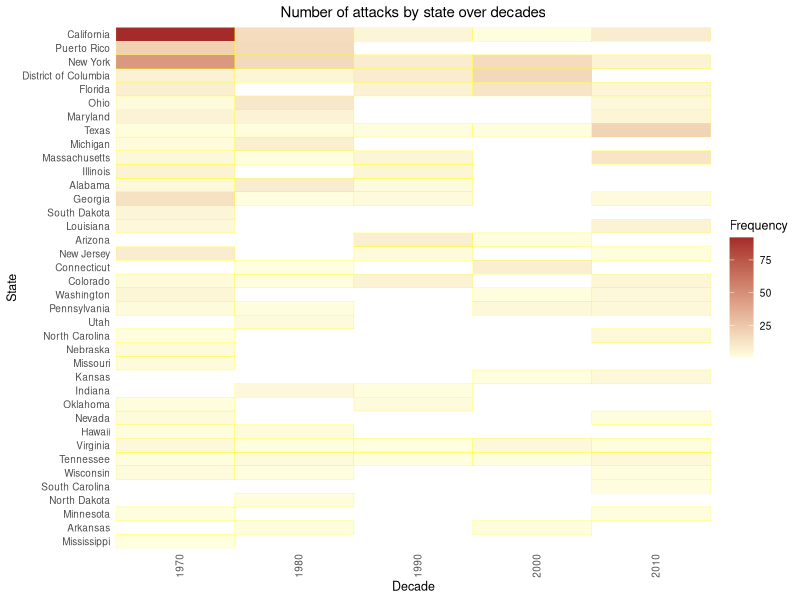

This figure's R source: (Note: this script raises an error after producing the figure.)
## ---- chunk 1

library(knitr)
opts_chunk$set(fig.path="images/",
               cache.path="cache/",
               cache=FALSE,
               echo=FALSE,
               message=FALSE,
               warning=FALSE)
## ---- chunk 2
library(readr)
ussubset <- read_csv("ussubset.csv")
## ---- chunk 3
library(magrittr)
library(dplyr)
# group by decade
usattacks_decade <- ussubset[c("provstate","attacktype1","attackdecade")]
# count attacks by state for each decade
attack_count_decade <- usattacks_decade %>%
  dplyr::group_by(provstate, attackdecade) %>%
  dplyr::summarise(n = sum(attacktype1)) %>%
                dplyr::ungroup() %>%
                dplyr::mutate(provstate = reorder(provstate, n))
## ---- chunk 4
library(ggplot2)
attack_decade_heatmap <- ggplot(data = attack_count_decade, aes(x = factor(attackdecade), y = reorder(provstate, n))) +
  geom_tile(aes(fill = n), colour = "yellow") + theme_grey(base_size = 9) + scale_fill_gradient(low = "light yellow", high = "brown") + labs(x = "Decade", y = "State", fill = "Frequency") + 
scale_x_discrete(expand = c(0, 0)) +
scale_y_discrete(expand = c(0, 0)) + theme(axis.text.x = element_text(angle = 90, hjust = 0.5)) + ggtitle("Number of attacks by state over decades") + theme(plot.title = element_text(hjust = 0.5)) + theme(panel.grid.major = element_blank(), panel.grid.minor = element_blank(),
panel.background = element_blank(), axis.ticks=element_blank())

attack_decade_heatmap
## ---- chunk 5
library(readxl)
library(maps)
library(dplyr)
library(ggplot2)
library(stringr)
GDPstate <- read_excel("GDPpercap.xls")
colnames(GDPstate)[3] <- "GDP"
colnames(GDPstate)[2] <- "state"
GDPstate <- GDPstate[,c(2,3)]
us.states <- map_data("state")
us.states <- as.data.frame(us.states)
us.states <- dplyr::rename(us.states, state = region)
us.states$subregion = NULL
us.states$state <- str_to_title(us.states$state)
library(tidyverse)
statenames <- as_data_frame(
  cbind(state=state.name, state.abb = state.abb, 
        state.center.x = state.center$x, 
        state.center.y = state.center$y))
statenames <- statenames %>% mutate_each_(funs(as.numeric), 
                 vars=c("state.center.x","state.center.y"))
us.states <- left_join(us.states, statenames)
us.states2 <- left_join(us.states, GDPstate)
ggplot(us.states2, 
       aes(x = long, y = lat, group=group, label=state)) + 
  geom_polygon(aes(fill = GDP)) +
  scale_fill_gradientn(colours=c("pink", "red")) +
  geom_text(data=statenames, inherit.aes = FALSE, 
            aes(label=state.abb, x=state.center.x, 
                y=state.center.y), colour="white") +
  geom_point(data = us_fatal, aes(x = longitude, y = latitude, size = nkill, group = NULL, label = NULL), colour = "black")  +
  labs(fill = "GDP per capita (chained 2009 dollars)", size = "Number of Fatalities") +
  theme_map() + theme(legend.position="right") + coord_map(projection = "mercator")
